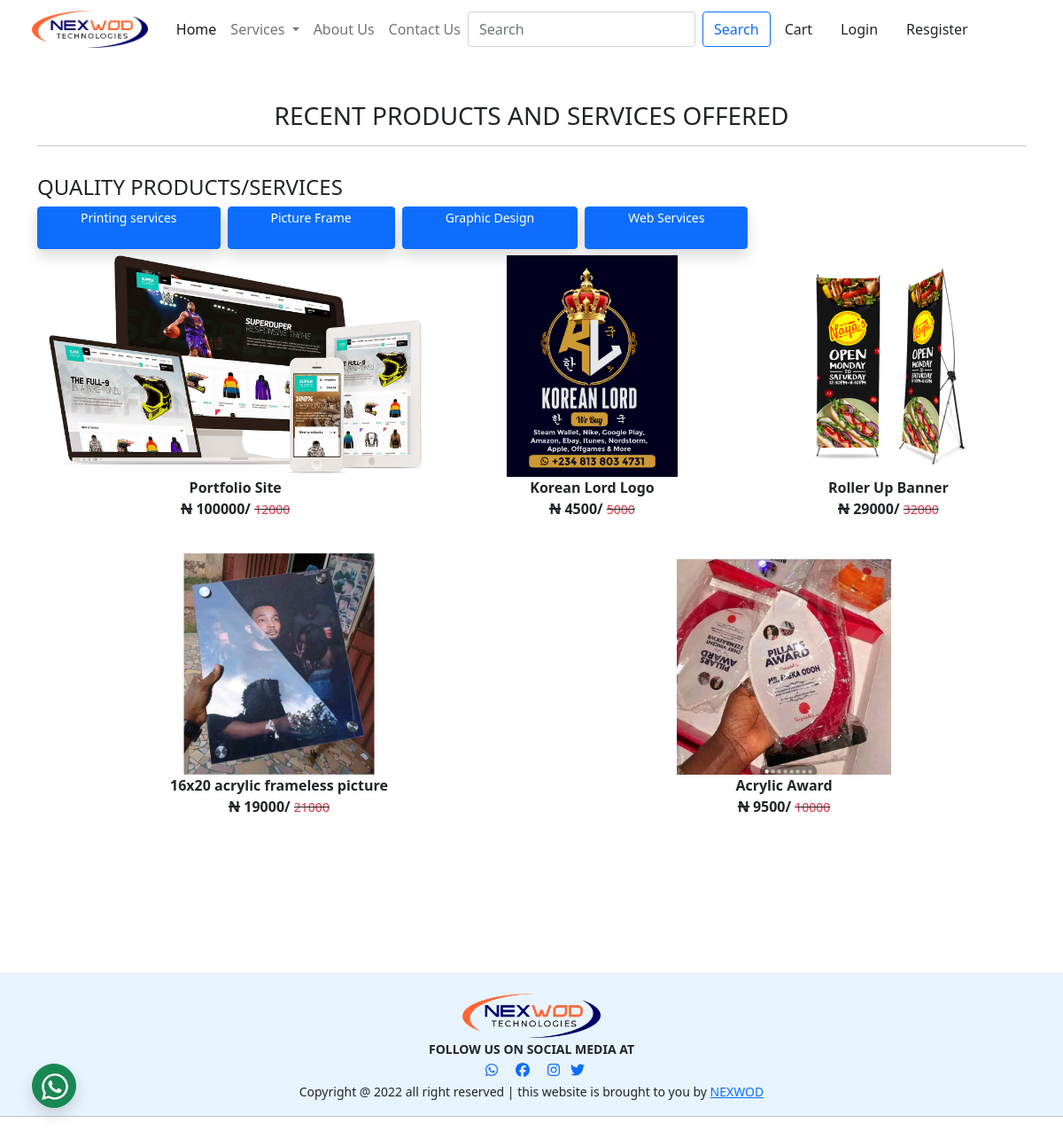
Page /allproduct/ on the committed database.
### app/models.py (models this page shows, shortened)
class Product(models.Model):
    title = models.CharField(max_length = 100)
    selling_price = models.FloatField()
    added_to_cart = models.BooleanField(default=False)
    discounted_price = models.FloatField()
    producer = models.CharField(choices=PRODUCER_CHOICES, max_length = 2)
    description = models.TextField(default = '')
    category = models.CharField(choices=CATEGORY_CHOICES, max_length = 2)
    product_image = models.ImageField(upload_to='product')

### app/views.py (the view)
# urls.py: path('allproduct/', views.allproduct, name='allproduct'),
def allproduct(request):
    totalitem = 0
    if request.user.is_authenticated:
        totalitem = len(Cart.objects.filter(user=request.user))
    all_product = Product.objects.all().order_by('-id')
    return render(request, 'app/allproduct.html', locals())

### app/templates/app/allproduct.html (shortened to what this page needs)
{% extends 'app/base.html' %}
{% load static %}
{% block main-content %}
<section class="project-area" id="products">
    <div class="container">
      <br><br>
      <h3 class="text-uppercase text-center project-title pt-8 ">
        recent products and services offered
      </h3>
      <hr>
      <h4 class="text-uppercase pt-3">
        quality products/services
      </h4>
    <div class="button-project-area d-flex">
      <a href="{% url 'category' 'PS' %}" style="font-size: 14px;line-height: 16px" class="btn btn-primary shadow px-sm-5  py-1 "> Printing services</a>
      <a href="{% url 'category' 'PF' %}" style="font-size: 14px;line-height: 16px" class="btn btn-primary shadow px-sm-5 mx-2 py-1 "> Picture Frame</a>
      <a href="{% url 'category' 'GD' %}" style="font-size: 14px; line-height: 16px" class="btn btn-primary shadow px-sm-5 py-1 "> Graphic Design</a>
      <a href="{% url 'category' 'WS' %}" style="font-size: 14px; line-height: 16px;" class="btn btn-primary shadow px-sm-5 mx-2 py-1 "> Web Services</a>
  <br><br>
    </div>
    </div>
  <div class="container container-fluid">
    <div class="row grid">
    {% for prod in all_product %}
                <div class="col text-center mb-4">
                    <a href="{% url 'productdetail' prod.id %}" class="btn">
                        <div>
                                <img src="{{prod.product_image.url}}" width="me-auto" height="250
                                px" alt="">
                            <div class="fw-bold">{{prod.title}}</div>
                            <div class="fw-bold"><span class="double-line">N</span> {{prod.discounted_price|floatformat:0}}/
                                <small class="fw-light text-decoration-line-through">
                                    <span class="text-danger">{{prod.selling_price|floatformat:0}}</span>
                                </small>
                            </div>
                        </div>
                    </a>
                </div>
                {% endfor %}
    </div>
    </div>
   </section>
<br><br><br><br><br>
{% endblock main-content%}

### app/templates/app/base.html (style rules this page uses)
.double-line { text-decoration:line-through; background: linear-gradient(0deg, #000, #000); background-size: 100% 2px, 100% 2px; background-position: 0 50%, 0 100%; background-repeat: no-repeat; }

### rows in the picture
Product: product_image (picture), title "Portfolio Site", discounted_price "100000", selling_price "12000"
Product: product_image (picture), title "Korean Lord Logo", discounted_price "4500", selling_price "5000"
Product: product_image (picture), title "Roller Up Banner", discounted_price "29000", selling_price "32000"
Product: product_image (picture), title "16x20 acrylic frameless picture", discounted_price "19000", selling_price "21000"
Product: product_image (picture), title "Acrylic Award", discounted_price "9500", selling_price "10000"
